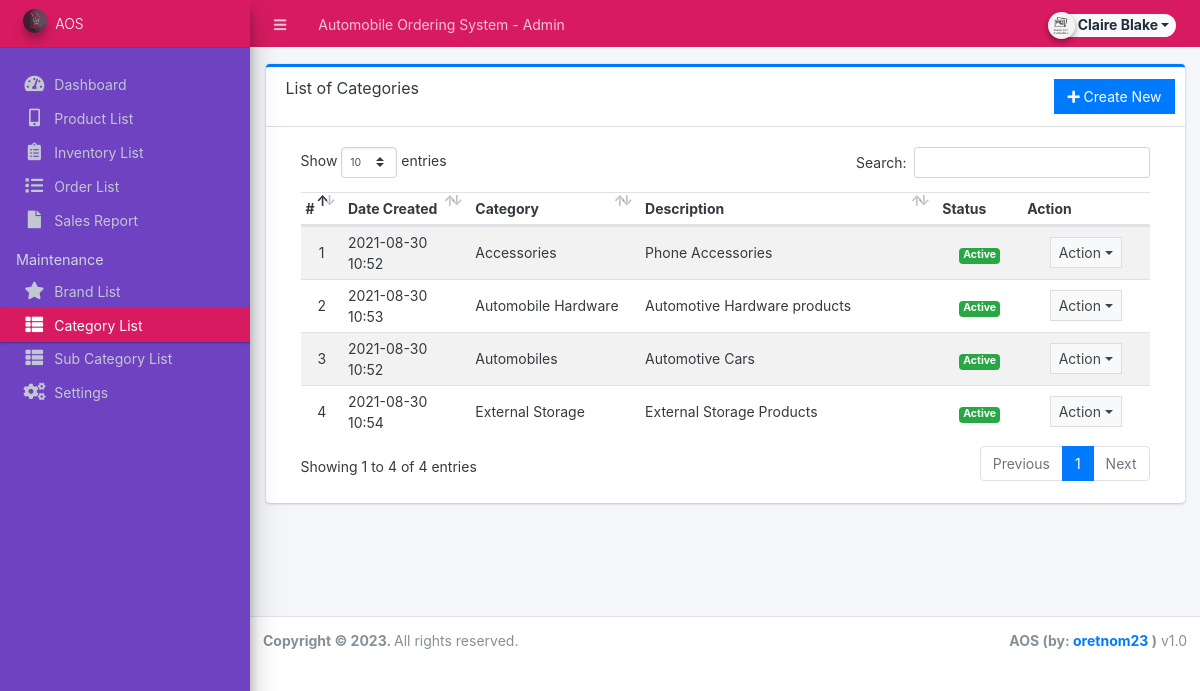
Screenshot of /admin/?page=maintenance/category (signed in) with the database file from the repository.
### tables this page shows
CREATE TABLE `categories` (
  `id` int(30) NOT NULL,
  `category` varchar(250) NOT NULL,
  `description` text DEFAULT NULL,
  `status` tinyint(1) NOT NULL DEFAULT 1,
  `date_created` datetime NOT NULL DEFAULT current_timestamp()
);

### admin/maintenance/category.php (the view, shortened to what this page needs)
<div class="card card-outline card-primary">
	<div class="card-header">
		<h3 class="card-title">List of Categories</h3>
		<div class="card-tools">
			<a href="javascript:void(0)" id="create_new" class="btn btn-flat btn-primary"><span class="fas fa-plus"></span>  Create New</a>
		</div>
	</div>
	<div class="card-body">
		<div class="container-fluid">
        <div class="container-fluid">
			<table class="table table-hover table-striped">
				<colgroup>
					<col width="5%">
					<col width="15%">
					<col width="20%">
					<col width="35%">
					<col width="10%">
					<col width="15%">
				</colgroup>
				<thead>
					<tr>
						<th>#</th>
						<th>Date Created</th>
						<th>Category</th>
						<th>Description</th>
						<th>Status</th>
						<th>Action</th>
					</tr>
				</thead>
				<tbody>
					<?php
					$i = 1;
						$qry = $conn->query("SELECT * from `categories` order by category asc ");
						while($row = $qry->fetch_assoc()):
                            $row['description'] = strip_tags(stripslashes(html_entity_decode($row['description'])));
					?>
						<tr>
							<td class="text-center"><?php echo $i++; ?></td>
							<td><?php echo date("Y-m-d H:i",strtotime($row['date_created'])) ?></td>
							<td><?php echo $row['category'] ?></td>
							<td ><p class="truncate-1 m-0"><?php echo $row['description'] ?></p></td>
							<td class="text-center">
                                <?php if($row['status'] == 1): ?>
                                    <span class="badge badge-success">Active</span>
                                <?php else: ?>
                                    <span class="badge badge-danger">Inactive</span>
                                <?php endif; ?>
                            </td>
							<td align="center">
								 <button type="button" class="btn btn-flat btn-default btn-sm dropdown-toggle dropdown-icon" data-toggle="dropdown">
				                  		Action
				                  </button>
							</td>
						</tr>
					<?php endwhile; ?>
				</tbody>
			</table>
		</div>
		</div>
	</div>
</div>

### rows the page displays
categories: date_created "2021-08-30 10:52", category "Accessories", description "Phone Accessories", status "Active"
categories: date_created "2021-08-30 10:53", category "Automobile Hardware", description "Automotive Hardware products", status "Active"
categories: date_created "2021-08-30 10:52", category "Automobiles", description "Automotive Cars", status "Active"
categories: date_created "2021-08-30 10:54", category "External Storage", description "External Storage Products", status "Active"

### other values shown
$_settings->info('name') "Automobile Ordering System"
$_settings->userdata('firstname').' '.$_settings->userdata('lastname') "Claire Blake"
$_settings->info('short_name') "AOS"
